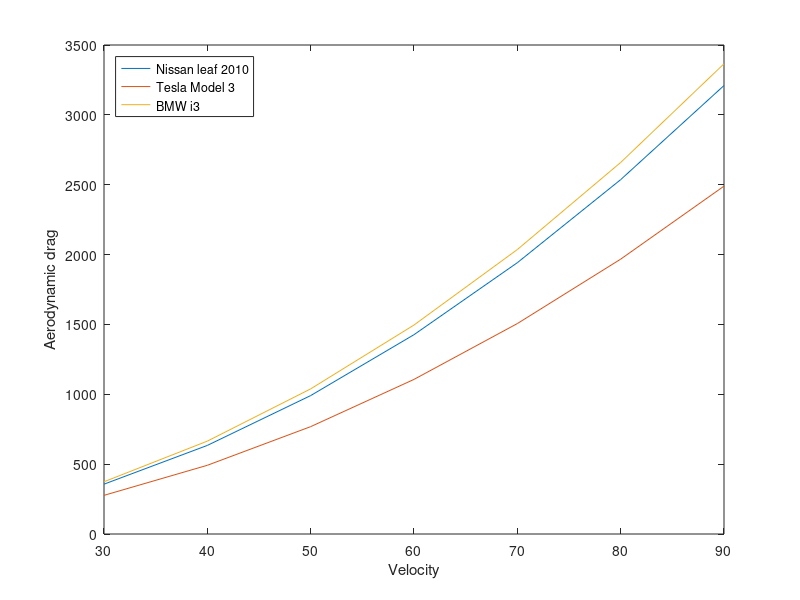

Reproduce this figure in MATLAB.

C = 0.29; %drag coefficient for x car
A = 2.27; %frontal area
p = 1.204; %density for air in kg m^-3constants for Nissan Leaf 2010

v = 30:10:90 %choose velocities 

%calculate aerodynamic drag:
R = (1/2)*p*C*A.*v.^2

figure(1)

xlabel("Velocity (m/s)")
ylabel("Aerodynamic drag (N)")
plot (v,R)

hold on
C = 0.23; %drag coefficient for x car
A = 2.22; %frontal area
p = 1.204; %density for air in kg m^-3 %constants for Tesla Model 3


v = 30:10:90 %choose velocities 

%calculate aerodynamic drag:
R = (1/2)*p*C*A.*v.^2


plot (v,R)

C = 0.29; %drag coefficient for x car
A = 2.38; %frontal area
p = 1.204; %density for air in kg m^-3constants for Nissan Leaf 2010


v = 30:10:90 %choose velocities 

%calculate aerodynamic drag:
R = (1/2)*p*C*A.*v.^2


plot (v,R)
legend ("Nissan leaf 2010", "Tesla Model 3", "BMW i3" ,"location","northwest")
legend ("Nissan leaf 2010", "Tesla Model 3", "BMW i3" ,"location","northwest")
xlabel('Velocity') 
ylabel('Aerodynamic drag') 
hold off
